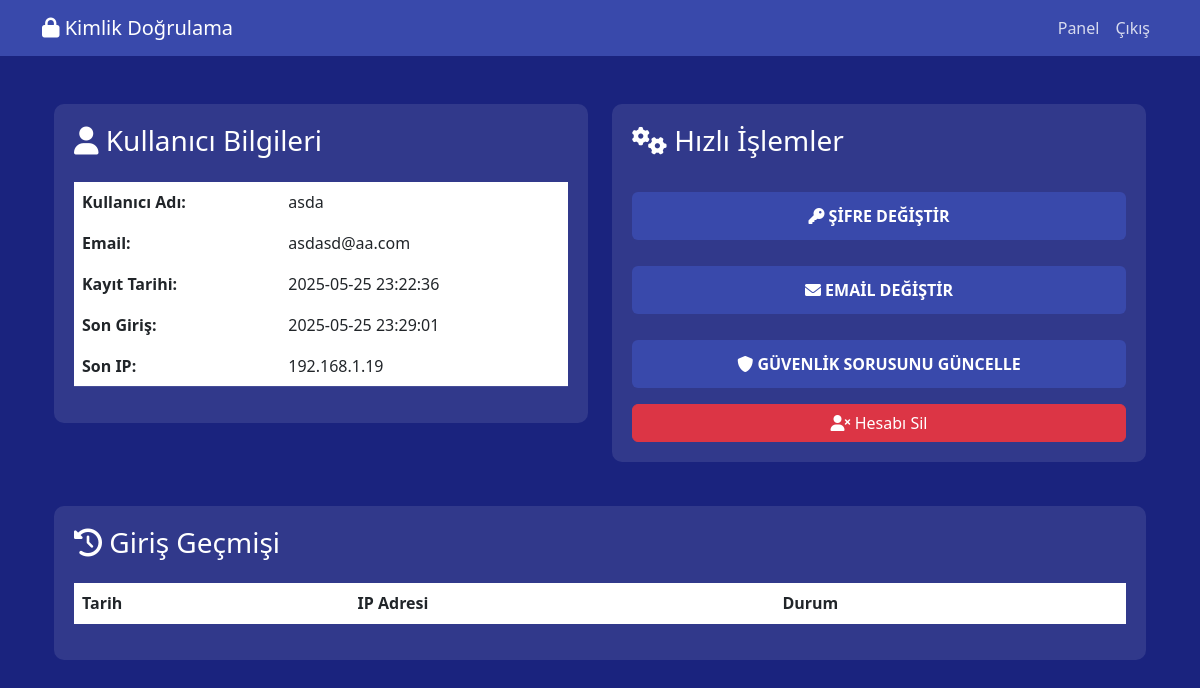
The app's page /dashboard (signed in) with its own data.
### tables this page shows
CREATE TABLE users (
                id INTEGER PRIMARY KEY AUTOINCREMENT,
                username TEXT UNIQUE NOT NULL,
                password TEXT NOT NULL,
                salt TEXT NOT NULL,
                security_question TEXT NOT NULL,
                security_answer TEXT NOT NULL,
                email TEXT UNIQUE NOT NULL,
                created_at TIMESTAMP DEFAULT CURRENT_TIMESTAMP,
                last_login TIMESTAMP,
                last_ip TEXT,
                failed_attempts INTEGER DEFAULT 0,
                lockout_until TIMESTAMP,
                theme_preference TEXT DEFAULT 'light',
                language_preference TEXT DEFAULT 'tr'
            );

### web_app.py (the view)
@app.route('/dashboard')
@login_required
def dashboard():
    db = get_db()
    user = db.execute(
        'SELECT * FROM users WHERE id = ?', (session['user_id'],)
    ).fetchone()
    login_history = db.execute(
        'SELECT * FROM login_history WHERE user_id = ? ORDER BY login_time DESC LIMIT 5',
        (session['user_id'],)
    ).fetchall()
    return render_template('dashboard.html', user=user, login_history=login_history)

### web_app.py (called while the page is built)
def get_db():
    db = sqlite3.connect('enhanced_users.db')
    db.row_factory = sqlite3.Row
    return db

def login_required(f):
    @wraps(f)
    def decorated_function(*args, **kwargs):
        if 'user_id' not in session:
            return redirect(url_for('login'))
        return f(*args, **kwargs)
    return decorated_function

### templates/dashboard.html (shortened to what this page needs)
{% extends "base.html" %}
{% block content %}
<div class="container py-5">
    <div class="row">
        <div class="col-md-6 mb-4">
            <div class="dashboard-card">
                <h3 class="mb-4">
                    <i class="fas fa-user"></i> Kullanıcı Bilgileri
                </h3>
                <div class="table-responsive">
                    <table class="table">
                        <tr>
                            <th>Kullanıcı Adı:</th>
                            <td>{{ user.username }}</td>
                        </tr>
                        <tr>
                            <th>Email:</th>
                            <td>{{ user.email }}</td>
                        </tr>
                        <tr>
                            <th>Kayıt Tarihi:</th>
                            <td>{{ user.created_at }}</td>
                        </tr>
                        <tr>
                            <th>Son Giriş:</th>
                            <td>{{ user.last_login }}</td>
                        </tr>
                        <tr>
                            <th>Son IP:</th>
                            <td>{{ user.last_ip }}</td>
                        </tr>
                    </table>
                </div>
            </div>
        </div>
        <div class="col-md-6 mb-4">
            <div class="dashboard-card">
                <h3 class="mb-4">
                    <i class="fas fa-cogs"></i> Hızlı İşlemler
                </h3>
                <div class="d-grid gap-3">
                    <button class="btn btn-primary" data-bs-toggle="modal" data-bs-target="#changePasswordModal">
                        <i class="fas fa-key"></i> Şifre Değiştir
                    </button>
                    <button class="btn btn-primary" data-bs-toggle="modal" data-bs-target="#changeEmailModal">
                        <i class="fas fa-envelope"></i> Email Değiştir
                    </button>
                    <button class="btn btn-primary" data-bs-toggle="modal" data-bs-target="#securityQuestionModal">
                        <i class="fas fa-shield-alt"></i> Güvenlik Sorusunu Güncelle
                    </button>
                    <button class="btn btn-danger" data-bs-toggle="modal" data-bs-target="#deleteAccountModal">
                        <i class="fas fa-user-times"></i> Hesabı Sil
                    </button>
                </div>
            </div>
        </div>
        <div class="col-12">
            <div class="dashboard-card">
                <h3 class="mb-4">
                    <i class="fas fa-history"></i> Giriş Geçmişi
                </h3>
                <div class="table-responsive">
                    <table class="table">
                        <thead>
                            <tr>
                                <th>Tarih</th>
                                <th>IP Adresi</th>
                                <th>Durum</th>
                            </tr>
                        </thead>
                    </table>
                </div>
            </div>
        </div>
    </div>
</div>
{% endblock %}

### templates/base.html (style rules this page uses)
:root { --primary-color: #1a237e; --secondary-color: #3949ab; --hover-color: #5c6bc0; --text-color: #ffffff; --error-color: #f44336; --success-color: #4caf50; }
body { background-color: var(--primary-color); color: var(--text-color); font-family: 'Segoe UI', sans-serif; }
.btn-primary { background-color: var(--secondary-color); border: none; padding: 12px; width: 100%; margin-top: 10px; font-weight: bold; text-transform: uppercase; }
.dashboard-card { background-color: rgba(255, 255, 255, 0.1); border-radius: 10px; padding: 20px; margin-bottom: 20px; }
.table { color: var(--text-color); }
.table td, .table th { border-color: rgba(255, 255, 255, 0.1); }

### records on screen
users: username "asda", email "asdasd@aa.com", created_at "2025-05-25 23:22:36", last_login "2025-05-25 23:29:01", last_ip "192.168.1.19"
